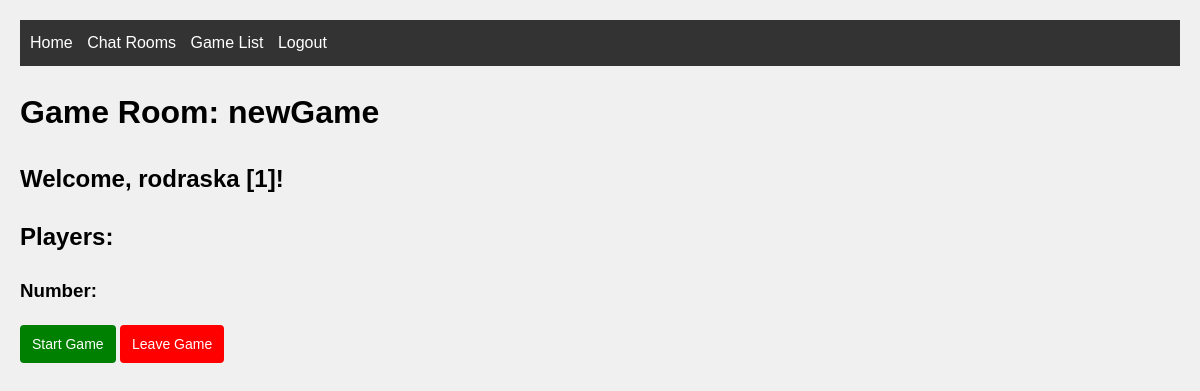
The app's page /games/2/ (signed in) with its own data.
### myapp/models.py (models this page shows, shortened)
class Game(models.Model):
    name = models.CharField(max_length=100)
    is_active = models.BooleanField(default=True)
    created_at = models.DateTimeField(auto_now_add=True)
    game_state = models.JSONField(default=dict)
    round = models.IntegerField(default=0)

class Player(models.Model):
    user = models.OneToOneField(User, on_delete=models.CASCADE)
    game = models.ForeignKey(Game, on_delete=models.SET_NULL, null=True, related_name='players')
    points = models.IntegerField(default=0)
    joined_at = models.DateTimeField(null=True, blank=True)
    class Meta:
        ordering = ['joined_at']

### myapp/views.py (the view)
# urls.py: path('games/<int:game_id>/', views.game_room, name='game_room'),
@login_required
def game_room(request, game_id):
    game = get_object_or_404(Game, id=game_id)
    with transaction.atomic():
        player, created = Player.objects.get_or_create(user=request.user)
        if player.game != game:
            if player.game:
                player.leave_game()
            player.join_game(game)
    players = game.players.all()
    context = {
        'game': game,
        'player': player,
        'players': players,
    }
    return render(request, 'game_room.html', context)

### myapp/templates/game_room.html (shortened to what this page needs)
{% extends 'base.html' %}
{% block content %}
<h1>Game Room: {{ game.name }}</h1>
<h2>Welcome, {{ player.user.username }} [{{ player.id }}]!</h2>
<h2>Players:</h2>
<h3>Number: </h3>
<a class="start-game-btn" onclick="sendMessage('start_game')">Start Game</a>
<a href="{% url 'leave_game' game.id %}" class="delete-room-btn">Leave Game</a>
{% endblock %}

### myapp/templates/base.html (style rules this page uses)
body { font-family: Arial, sans-serif; line-height: 1.6; margin: 0; padding: 20px; background-color: #f0f0f0; }
.delete-room-btn { display: inline-block; padding: 8px 12px; background-color: red; color: white; text-decoration: none; border-radius: 4px; font-size: 14px; transition: background-color 0.3s ease; }
.start-game-btn { display: inline-block; padding: 8px 12px; background-color: green; color: white; text-decoration: none; border-radius: 4px; font-size: 14px; transition: background-color 0.3s ease; }

### records on screen
Game: name "newGame"
Player: user.username "rodraska", id "1"
